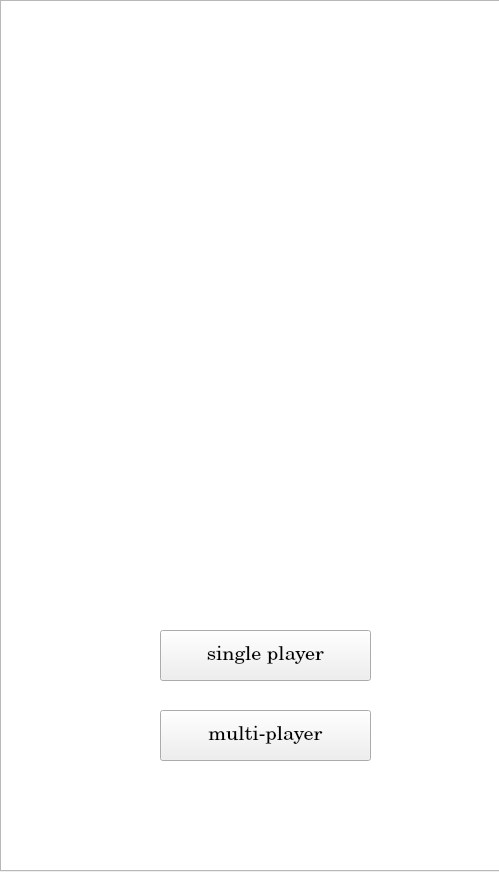
<?xml version="1.0" encoding="UTF-8"?>
<ui version="4.0">
 <class>Form</class>
 <widget class="QWidget" name="Form">
  <property name="geometry">
   <rect>
    <x>0</x>
    <y>0</y>
    <width>499</width>
    <height>872</height>
   </rect>
  </property>
  <property name="windowTitle">
   <string>Lab2_Bobing</string>
  </property>
  <widget class="QListView" name="listView">
   <property name="geometry">
    <rect>
     <x>0</x>
     <y>0</y>
     <width>501</width>
     <height>871</height>
    </rect>
   </property>
   <property name="styleSheet">
    <string notr="true">border-image: url(:/image/3.png);</string>
   </property>
  </widget>
  <widget class="QPushButton" name="single_Button">
   <property name="geometry">
    <rect>
     <x>160</x>
     <y>630</y>
     <width>211</width>
     <height>51</height>
    </rect>
   </property>
   <property name="font">
    <font>
     <family>Century</family>
     <pointsize>15</pointsize>
    </font>
   </property>
   <property name="text">
    <string>single player</string>
   </property>
  </widget>
  <widget class="QPushButton" name="multi_Button">
   <property name="geometry">
    <rect>
     <x>160</x>
     <y>710</y>
     <width>211</width>
     <height>51</height>
    </rect>
   </property>
   <property name="font">
    <font>
     <family>Century</family>
     <pointsize>15</pointsize>
    </font>
   </property>
   <property name="text">
    <string>multi-player</string>
   </property>
  </widget>
 </widget>
 <resources>
  <include location="picture.qrc"/>
 </resources>
 <connections>
  <connection>
   <sender>single_Button</sender>
   <signal>clicked()</signal>
   <receiver>Form</receiver>
   <slot>page3_4()</slot>
   <hints>
    <hint type="sourcelabel">
     <x>263</x>
     <y>557</y>
    </hint>
    <hint type="destinationlabel">
     <x>495</x>
     <y>553</y>
    </hint>
   </hints>
  </connection>
  <connection>
   <sender>multi_Button</sender>
   <signal>clicked()</signal>
   <receiver>Form</receiver>
   <slot>page3_4_1()</slot>
   <hints>
    <hint type="sourcelabel">
     <x>281</x>
     <y>629</y>
    </hint>
    <hint type="destinationlabel">
     <x>495</x>
     <y>629</y>
    </hint>
   </hints>
  </connection>
 </connections>
 <slots>
  <slot>page3_4()</slot>
  <slot>page3_4_1()</slot>
 </slots>
</ui>
